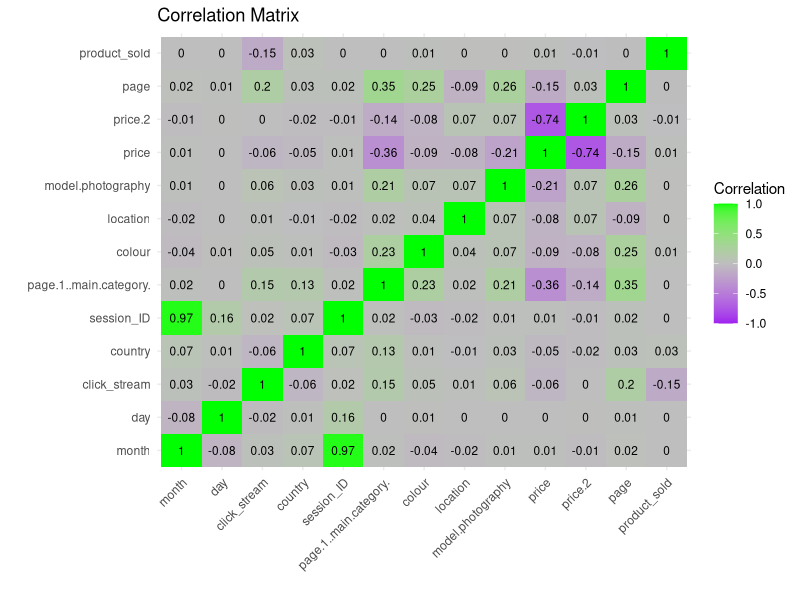
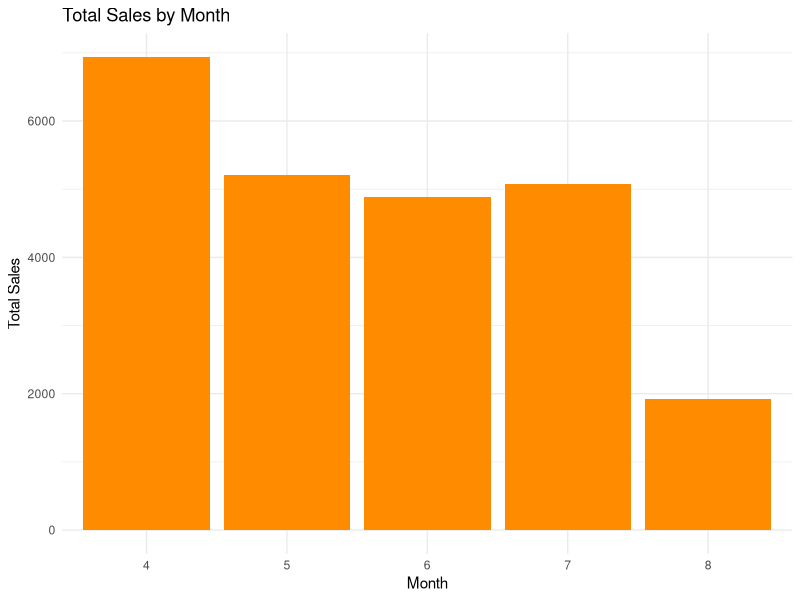

Here is the R script that generated these plots, in order: (Note: this script raises an error after producing the figures.)
## ---- chunk 1
# Load required libraries
library(readxl)
library(dplyr)
library(tidyr)
library(reshape2)
library(ggplot2)

# Import data from the Excel file
data <- read_excel("e-shop clothing 2008.xlsx")

# Extract column names by splitting the first row using semicolons
column_names <- strsplit(colnames(data)[1], ";")[[1]]

# Use semicolons to split the data into separate columns
data <- data %>%
  separate(col = colnames(data)[1],
           into = column_names,
           sep = ";", fill = 'right')

# Remove unwanted columns: "year" and "page 2 (clothing model)"
data <- data %>%
  select(-year, -`page 2 (clothing model)`)

# Rename columns for clarity
data <- data %>%
  rename(click_stream = `order(sells)`, 
         session_ID = `session ID`)

# Create a new column 'product_sold' indicating if a product was sold
data <- data %>%
  group_by(session_ID) %>%
  mutate(product_sold = ifelse(click_stream == max(click_stream), 1, 0)) %>%
  ungroup()

# Display the first few rows of the modified dataframe
head(data)
View(data)

## ---- chunk 2
# Convert all columns to numeric
data_numeric <- as.data.frame(lapply(data, as.integer))

# Calculate the correlation matrix
correlation_matrix <- cor(data_numeric)

# Convert the correlation matrix to long format
cor_long_format <- reshape2::melt(correlation_matrix)

# Plot the correlation matrix using ggplot2 with a different color scheme
ggplot(cor_long_format, aes(x = Var1, y = Var2, fill = value)) +
  geom_tile() +
  scale_fill_gradient2(low = "purple", mid = "gray", high = "green",
                      midpoint = 0, limits = c(-1, 1),
                      guide = guide_colorbar(title = "Correlation")) +
  labs(title = "Correlation Matrix", x = "", y = "") +
  theme_minimal() +
  theme(axis.text.x = element_text(angle = 45, hjust = 1)) +
  geom_text(aes(label = round(value, 2)), color = "black", size = 3)
## ---- chunk 3
# Display column names
colnames(df)
## ---- chunk 4

# Summarize product_sold by month
monthly_sales_summary <- data %>%
  group_by(month) %>%
  summarize(total_sales = sum(product_sold), .groups = 'drop')

# Bar chart of sales by month
ggplot(monthly_sales_summary, aes(x = month, y = total_sales)) +
  geom_bar(stat = "identity", fill = "darkorange") +
  labs(title = "Total Sales by Month", x = "Month", y = "Total Sales") +
  theme_minimal()

## ---- chunk 5
print(colnames(df))

# Verify the first few rows to confirm 'product_sold' exists and contains data
head(df)

# Summarize total sales by product color
color_sales_summary <- df %>%
  group_by(colour) %>%
  summarize(total_sales = sum(product_sold, na.rm = TRUE), .groups = 'drop')

# Create a bar plot to visualize total sales by product color
ggplot(color_sales_summary, aes(x = reorder(colour, -total_sales), y = total_sales)) +
  geom_bar(stat = "identity", fill = "darkgreen") +
  labs(title = "Total Sales by Product Color", x = "Color", y = "Total Sales") +
  theme_minimal() +
  coord_flip()

## ---- chunk 6
# Summarize product sales by price
price_sales_summary <- df %>%
  group_by(price) %>%
  summarize(total_sold = sum(product_sold, na.rm = TRUE), .groups = 'drop')

# Bar plot for product sales by price with updated colors
ggplot(price_sales_summary, aes(x = price, y = total_sold)) +
  geom_bar(stat = "identity", fill = "lightcoral") +
  labs(title = "Total Products Sold by Price", x = "Price", y = "Number of Products Sold") +
  theme_minimal()
## ---- chunk 7
# Summarize total products sold by category and month
category_sales_summary <- df %>%
  group_by(month, page.1..main.category.) %>%
  summarize(total_sold = sum(product_sold, na.rm = TRUE), .groups = 'drop')

# Plot sales by category and month
ggplot(category_sales_summary, aes(x = month, y = total_sold, color = factor(page.1..main.category.))) +
  geom_line(size = 1) +   # Draws lines connecting the points
  geom_point(size = 3) +  # Adds points to the plot
  labs(title = "Monthly Product Sales by Category", x = "Month", y = "Total Products Sold") +
  scale_color_brewer(palette = "Set1", name = "Product Category") +
  theme_minimal() +
  theme(axis.text.x = element_text(angle = 45, hjust = 1))


## ---- chunk 8
# Summarize total products sold by location
sales_by_location <- df %>%
  group_by(location) %>%
  summarize(total_sold = sum(product_sold, na.rm = TRUE), .groups = 'drop')

# Plot total sales by location
ggplot(sales_by_location, aes(x = factor(location), y = total_sold)) +
  geom_bar(stat = "identity", fill = "skyblue") +
  labs(title = "Total Sales by location", x = "location", y = "Total Products Sold") +
  theme_minimal() +
  theme(axis.text.x = element_text(angle = 45, hjust = 1))
## ---- chunk 9
# Add a new column 'Revenue' calculated as price multiplied by product_sold
df <- df %>%
  mutate(Revenue = price * product_sold)
## ---- chunk 10
# Calculate total revenue by month
monthly_revenue_summary <- df %>%
  group_by(month) %>%
  summarize(total_revenue = sum(Revenue, na.rm = TRUE), .groups = 'drop')

# Plot the total revenue by month using a bar chart
ggplot(monthly_revenue_summary, aes(x = month, y = total_revenue)) +
  geom_bar(stat = "identity", fill = "darkred") +
  labs(title = "Monthly Revenue Overview", x = "Month", y = "Total Revenue") +
  theme_minimal() +
  theme(axis.text.x = element_text(angle = 45, hjust = 1))
## ---- chunk 11
# Line plot for revenue trends by month
ggplot(monthly_revenue_summary, aes(x = month, y = total_revenue)) +
  geom_line(color = "green", size = 1.2) +
  geom_point(color = "tomato", size = 3.5) +
  labs(title = "Monthly Revenue Trends", x = "Month", y = "Total Revenue") +
  theme_minimal() +
  theme(axis.text.x = element_text(angle = 45, hjust = 1))
## ---- chunk 12
# Summarize revenue by color
color_revenue_summary <- df %>%
  group_by(colour) %>%
  summarize(total_revenue = sum(Revenue))

# Plot total revenue by color
ggplot(color_revenue_summary, aes(x = factor(colour), y = total_revenue)) +
  geom_bar(stat = "identity", fill = "pink") +
  ggtitle("Total Revenue by Color") +
  xlab("Color") +
  ylab("Total Revenue") +
  theme_minimal()
## ---- chunk 13
# Calculate revenue by country
country_revenue_summary <- df %>%
  filter(product_sold == 1) %>%
  group_by(country) %>%
  summarize(total_revenue = sum(as.numeric(price), na.rm = TRUE)) %>%
  arrange(desc(total_revenue))

# Create a bar plot for revenue by country
ggplot(country_revenue_summary, aes(x = reorder(country, -total_revenue), y = total_revenue)) +
  geom_bar(stat = "identity", fill = "lightgreen") +
  theme_minimal() +
  theme(axis.text.x = element_text(angle = 45, hjust = 1)) +
  labs(title = "Revenue by Country",
       x = "Country",
       y = "Total Revenue") +
  scale_y_continuous(labels = scales::comma)

# Display the plot
print(country_revenue_summary)
## ---- chunk 14
# Read data from an Excel file into a data frame
dframe <- read_excel('input.xlsx')

# Separate the first column into six new columns based on whitespace
dframe <- dframe %>%
  separate(col = colnames(dframe)[1], into = c("id", "id2", "name", "salary", "start_date", "dept"), sep = "\\s+", convert = TRUE)

# Remove the 'id2' column from the data frame
dframe <- dframe %>%
  select(-id2)

dframe$salary <- as.numeric(dframe$salary)

# Display the transformed data frame
View(dframe)
## ---- chunk 15
# Display column names
colnames(dframe)
## ---- chunk 16
# Plot the density of salaries
ggplot(dframe, aes(x = salary)) +
  geom_density(fill = "darkblue", alpha = 0.6) +
  labs(title = "Salary Distribution Density", x = "Salary", y = "Density") +
  theme_minimal()
## ---- chunk 17
# Plot the density of salaries by department
ggplot(dframe, aes(x = salary, color = dept, fill = dept)) +
  geom_density(alpha = 0.5) +
  labs(title = "Salary Density by Department", x = "Salary", y = "Density") +
  theme_minimal() +
  scale_color_brewer(palette = "Pastel1") +
  scale_fill_brewer(palette = "Pastel1")
## ---- chunk 18
# Calculate Mean Salary
mean_salary <- mean(dframe$salary, na.rm = TRUE)

# Calculate Median Salary
median_salary <- median(dframe$salary, na.rm = TRUE)

# Calculate Mode Salary
# Note: Mode is not directly available in base R; we need to define a custom function
mode_salary <- as.numeric(names(sort(table(dframe$salary), decreasing = TRUE)[1]))

# Calculate Standard Deviation of Salary
sd_salary <- sd(dframe$salary, na.rm = TRUE)

# Calculate Variance of Salary
var_salary <- var(dframe$salary, na.rm = TRUE)

# Print the results
cat("Mean Salary:", mean_salary, "\n")
cat("Median Salary:", median_salary, "\n")
cat("Mode Salary:", mode_salary, "\n")
cat("Standard Deviation of Salary:", sd_salary, "\n")
cat("Variance of Salary:", var_salary, "\n")
## ---- chunk 19
# Convert 'dept' to a factor to ensure it's treated as a categorical variable
dframe$dept <- as.factor(dframe$dept)

# Create a scatter plot showing the relationship between department and salary
ggplot(dframe, aes(x = dept, y = salary)) +
  geom_point(color = "red", alpha = 0.6, position = position_jitter(width = 0.3)) +  # Scatter plot with jitter to avoid overlapping points
  labs(title = "Scatter Plot of Salary by Department", 
       x = "Department", 
       y = "Salary") +
  theme_minimal() +
  theme(axis.text.x = element_text(angle = 45, hjust = 1))  # Rotate x-axis labels for better readability

## ---- chunk 20
# Plot the distribution of salaries with mean and median lines
ggplot(dframe, aes(x = salary)) +
  geom_histogram(binwidth = 5000, fill = "darkgray", color = "black", alpha = 0.7) +  # Histogram with specified binwidth
  geom_vline(aes(xintercept = mean_salary), color = "red", linetype = "dashed", size = 1) +  # Vertical line for mean
  geom_vline(aes(xintercept = median_salary), color = "dark green", linetype = "dashed", size = 1) +  # Vertical line for median
  labs(title = "Distribution of Salaries with Mean and Median", 
       x = "Salary", 
       y = "Frequency") +
  theme_minimal()

## ---- chunk 21
# Ensure 'start_date' is in Date format
dframe$start_date <- as.Date(dframe$start_date)

# Plot the relationship between start_date and salary
ggplot(dframe, aes(x = start_date, y = salary)) +
  geom_point(color = "blue", alpha = 0.6) +  # Scatter plot points
  geom_smooth(method = "lm", color = "red", linetype = "dashed", se = FALSE) +  # Linear trend line
  labs(title = "Relationship Between Start Date and Salary", 
       x = "Start Date", 
       y = "Salary") +
  theme_minimal()

